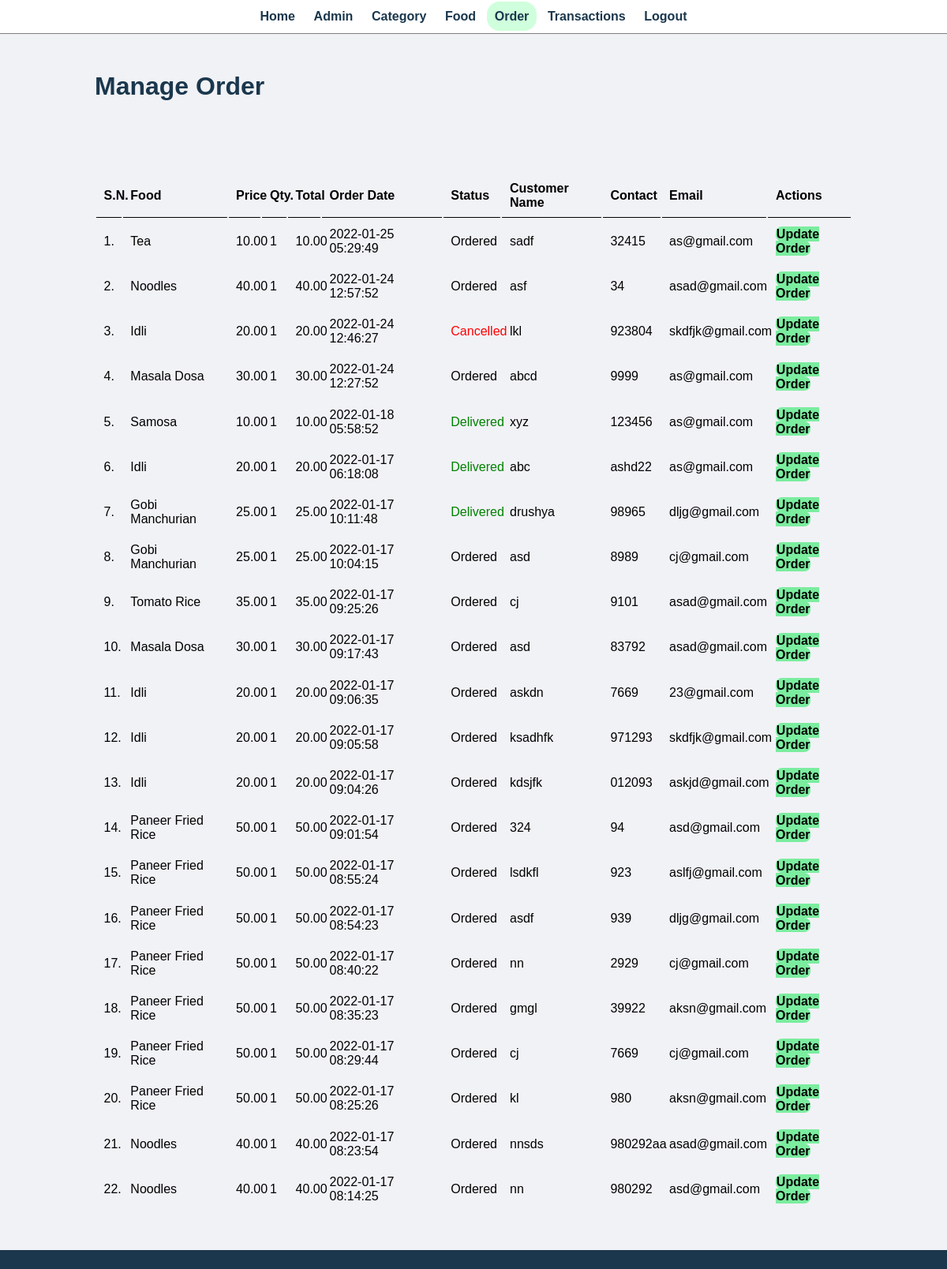
Page /admin/manage-order.php (signed in) on the committed database.
### tables this page shows
CREATE TABLE `tbl_order` (
  `id` int(10) UNSIGNED NOT NULL,
  `food` varchar(150) NOT NULL,
  `price` decimal(10,2) NOT NULL,
  `qty` int(11) NOT NULL,
  `total` decimal(10,2) NOT NULL,
  `order_date` datetime NOT NULL,
  `ord_status` varchar(50) NOT NULL,
  `customer_name` varchar(150) NOT NULL,
  `customer_contact` varchar(20) NOT NULL,
  `customer_email` varchar(150) NOT NULL
);

### admin/manage-order.php (the view, shortened to what this page needs)
<?php include('partials/menu.php'); ?>
<div class="main-content">
    <div class="wrapper">
        <h1 class="dash">Manage Order</h1>
                <br /><br /><br />
                <br><br>
                <table class="tbl-full">
                    <tr>
                        <th>S.N.</th>
                        <th>Food</th>
                        <th>Price</th>
                        <th>Qty.</th>
                        <th>Total</th>
                        <th>Order Date</th>
                        <th>Status</th>
                        <th>Customer Name</th>
                        <th>Contact</th>
                        <th>Email</th>
                        <th>Actions</th>
                    </tr>
                    <?php
                        $sql = "CALL `getOrders`();";
                        $res = mysqli_query($conn, $sql);
                        $count = mysqli_num_rows($res);
                        $sn = 1;
                        if($count>0)
                        {
                            while($row=mysqli_fetch_assoc($res))
                            {
                                $id = $row['id'];
                                $food = $row['food'];
                                $price = $row['price'];
                                $qty = $row['qty'];
                                $total = $row['total'];
                                $order_date = $row['order_date'];
                                $status = $row['ord_status'];
                                $customer_name = $row['customer_name'];
                                $customer_contact = $row['customer_contact'];
                                $customer_email = $row['customer_email'];
                                ?>
                                    <tr>
                                        <td><?php echo $sn++; ?>. </td>
                                        <td><?php echo $food; ?></td>
                                        <td><?php echo $price; ?></td>
                                        <td><?php echo $qty; ?></td>
                                        <td><?php echo $total; ?></td>
                                        <td><?php echo $order_date; ?></td>
                                        <td>
                                            <?php
                                                if($status=="Ordered")
                                                {
                                                    echo "<label>$status</label>";
                                                }
                                                elseif($status=="Preparing")
                                                {
                                                    echo "<label style='color: orange;'>$status</label>";
                                                }
                                                elseif($status=="Delivered")
                                                {
                                                    echo "<label style='color: green;'>$status</label>";
                                                }
                                                elseif($status=="Cancelled")
                                                {
                                                    echo "<label style='color: red;'>$status</label>";
                                                }
                                            ?>
                                        </td>
                                        <td><?php echo $customer_name; ?></td>
                                        <td><?php echo $customer_contact; ?></td>
                                        <td><?php echo $customer_email; ?></td>
                                        <td>
                                            <a href="<?php echo SITEURL; ?>admin/update-order.php?id=<?php echo $id; ?>" class="btn btn-secondary">Update Order</a>
                                        </td>
                                    </tr>
                                <?php
                            }
                        }
                        else
                        {
                            echo "<tr><td colspan='12' class='error'>Orders not Available</td></tr>";
                        }
                    ?>
                </table>
    </div>
</div>
<?php include('partials/footer.php'); ?>

### css/admin.css (style rules this page uses)
* { margin: 0; padding: 0; font-family: Arial, Helvetica, sans-serif; }
.wrapper { padding: 1%; width: 80%; margin: 0 auto; }
.tbl-full { width: 100%; }
table tr th { border-bottom: 1px solid black; padding: 1%; text-align: left; }
table tr td { padding: 1%; }
.btn-secondary { background-color: #7bed9f; padding: 1%; color: black; text-decoration: none; font-weight: bold; border-radius: 8px; }
.main-content { background-color: #f1f2f6; padding: 3% 0; }
.dash { color: #1A374D; }

### rows in the picture
tbl_order: food "Tea", price "10.00", qty "1", total "10.00", order_date "2022-01-25 05:29:49", ord_status "Ordered", customer_name "sadf", customer_contact "32415", customer_email "as@gmail.com"
tbl_order: food "Noodles", price "40.00", qty "1", total "40.00", order_date "2022-01-24 12:57:52", ord_status "Ordered", customer_name "asf", customer_contact "34", customer_email "asad@gmail.com"
tbl_order: food "Idli", price "20.00", qty "1", total "20.00", order_date "2022-01-24 12:46:27", ord_status "Cancelled", customer_name "lkl", customer_contact "923804", customer_email "skdfjk@gmail.com"
tbl_order: food "Masala Dosa", price "30.00", qty "1", total "30.00", order_date "2022-01-24 12:27:52", ord_status "Ordered", customer_name "abcd", customer_contact "9999", customer_email "as@gmail.com"
tbl_order: food "Samosa", price "10.00", qty "1", total "10.00", order_date "2022-01-18 05:58:52", ord_status "Delivered", customer_name "xyz", customer_contact "123456", customer_email "as@gmail.com"
tbl_order: food "Idli", price "20.00", qty "1", total "20.00", order_date "2022-01-17 06:18:08", ord_status "Delivered", customer_name "abc", customer_contact "ashd22", customer_email "as@gmail.com"
tbl_order: food "Gobi Manchurian", price "25.00", qty "1", total "25.00", order_date "2022-01-17 10:11:48", ord_status "Delivered", customer_name "drushya", customer_contact "98965", customer_email "dljg@gmail.com"
tbl_order: food "Gobi Manchurian", price "25.00", qty "1", total "25.00", order_date "2022-01-17 10:04:15", ord_status "Ordered", customer_name "asd", customer_contact "8989", customer_email "cj@gmail.com"
tbl_order: food "Tomato Rice", price "35.00", qty "1", total "35.00", order_date "2022-01-17 09:25:26", ord_status "Ordered", customer_name "cj", customer_contact "9101", customer_email "asad@gmail.com"
tbl_order: food "Masala Dosa", price "30.00", qty "1", total "30.00", order_date "2022-01-17 09:17:43", ord_status "Ordered", customer_name "asd", customer_contact "83792", customer_email "asad@gmail.com"
tbl_order: food "Idli", price "20.00", qty "1", total "20.00", order_date "2022-01-17 09:06:35", ord_status "Ordered", customer_name "askdn", customer_contact "7669", customer_email "23@gmail.com"
tbl_order: food "Idli", price "20.00", qty "1", total "20.00", order_date "2022-01-17 09:05:58", ord_status "Ordered", customer_name "ksadhfk", customer_contact "971293", customer_email "skdfjk@gmail.com"
tbl_order: food "Idli", price "20.00", qty "1", total "20.00", order_date "2022-01-17 09:04:26", ord_status "Ordered", customer_name "kdsjfk", customer_contact "012093", customer_email "askjd@gmail.com"
tbl_order: food "Paneer Fried Rice", price "50.00", qty "1", total "50.00", order_date "2022-01-17 09:01:54", ord_status "Ordered", customer_name "324", customer_contact "94", customer_email "asd@gmail.com"
tbl_order: food "Paneer Fried Rice", price "50.00", qty "1", total "50.00", order_date "2022-01-17 08:55:24", ord_status "Ordered", customer_name "lsdkfl", customer_contact "923", customer_email "aslfj@gmail.com"
tbl_order: food "Paneer Fried Rice", price "50.00", qty "1", total "50.00", order_date "2022-01-17 08:54:23", ord_status "Ordered", customer_name "asdf", customer_contact "939", customer_email "dljg@gmail.com"
tbl_order: food "Paneer Fried Rice", price "50.00", qty "1", total "50.00", order_date "2022-01-17 08:40:22", ord_status "Ordered", customer_name "nn", customer_contact "2929", customer_email "cj@gmail.com"
tbl_order: food "Paneer Fried Rice", price "50.00", qty "1", total "50.00", order_date "2022-01-17 08:35:23", ord_status "Ordered", customer_name "gmgl", customer_contact "39922", customer_email "aksn@gmail.com"
tbl_order: food "Paneer Fried Rice", price "50.00", qty "1", total "50.00", order_date "2022-01-17 08:29:44", ord_status "Ordered", customer_name "cj", customer_contact "7669", customer_email "cj@gmail.com"
tbl_order: food "Paneer Fried Rice", price "50.00", qty "1", total "50.00", order_date "2022-01-17 08:25:26", ord_status "Ordered", customer_name "kl", customer_contact "980", customer_email "aksn@gmail.com"
tbl_order: food "Noodles", price "40.00", qty "1", total "40.00", order_date "2022-01-17 08:23:54", ord_status "Ordered", customer_name "nnsds", customer_contact "980292aa", customer_email "asad@gmail.com"
tbl_order: food "Noodles", price "40.00", qty "1", total "40.00", order_date "2022-01-17 08:14:25", ord_status "Ordered", customer_name "nn", customer_contact "980292", customer_email "asd@gmail.com"
